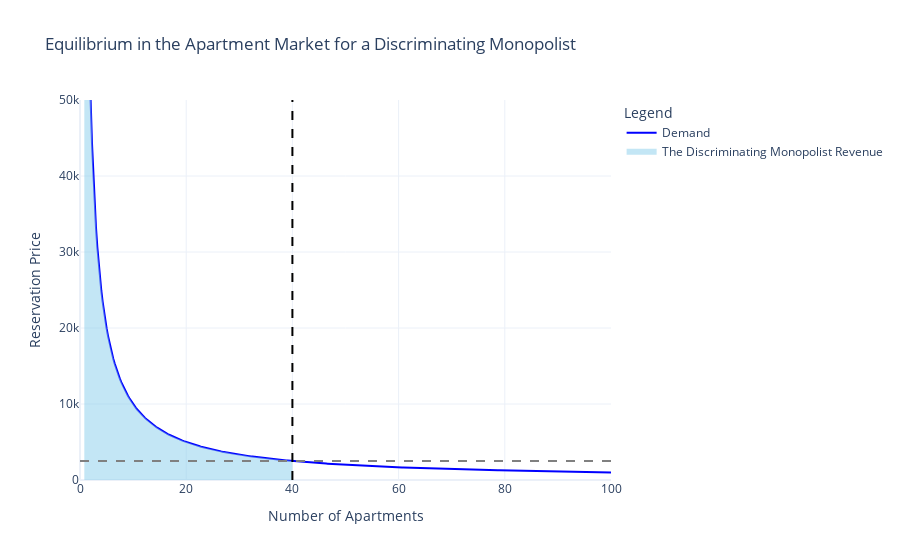

Notebook code cell kept with this figure:
### Markdown cell above
<img src="img/1.1.png" width="800"/>

### Code cell
import numpy as np
import plotly.graph_objects as go
# Define the demand curve using vectorization
def demand_curve(q):
    # Ensure the function can handle q = 0
    return np.where(q > 0, 100000 / q, np.inf)  # Use np.inf for q = 0 to indicate very high demand at zero quantity

# Define the quantity values starting from 0
quantity = np.linspace(0, 100, 400)  # Starting from 0
supply_quantity = 40  # Adjust this value as needed

# Generate demand prices using the updated function
demand_prices = demand_curve(quantity)

# Define the equilibrium price
equilibrium_price = demand_curve(supply_quantity)

# Create the figure
fig = go.Figure()

# Add the demand curve
fig.add_trace(go.Scatter(x=quantity, y=demand_prices, name='Demand', line=dict(color='blue')))

# Add a vertical line for supply
fig.add_vline(x=supply_quantity, line=dict(color='black', dash='dash'), name='Supply')

# Add a horizontal line for equilibrium price
fig.add_hline(y=equilibrium_price, line=dict(color='grey', dash='dash'), name='$p^*$')

# Highlight the area under the demand curve to the supply line
# Make sure to start from x=0
fill_quantity = np.linspace(0, supply_quantity, 50)
fill_prices = demand_curve(fill_quantity)
fig.add_trace(go.Scatter(x=fill_quantity, y=fill_prices,
                         fill='tozeroy', mode='none', fillcolor='rgba(135, 206, 235, 0.5)', name='The Discriminating Monopolist Revenue'))

# Update the layout
fig.update_layout(title='Equilibrium in the Apartment Market for a Discriminating Monopolist',
                  xaxis_title='Number of Apartments',
                  yaxis_title='Reservation Price',
                  legend_title='Legend',
                  template='plotly_white',
                  yaxis=dict(range=[0,50000]),
                  xaxis=dict(range=[0, 100]))  # Adjust the range here

# Show the figure
fig.show()

### Figure 1 — Plotly figure (JSON) as saved in the notebook; plotly's stock layout.template omitted (floating-point values rounded to 4 significant figures; data arrays with more than 128 entries replaced by an {"elided": "..."} marker saying what was removed)
{"data": [{"line": {"color": "blue"}, "name": "Demand", "type": "scatter", "x": {"elided": "400 float values"}, "y": {"elided": "400 float values"}}, {"fill": "tozeroy", "fillcolor": "rgba(135, 206, 235, 0.5)", "mode": "none", "name": "The Discriminating Monopolist Revenue", "type": "scatter", "x": [0, 0.8163, 1.633, 2.449, 3.265, 4.082, 4.898, 5.714, 6.531, 7.347, 8.163, 8.98, 9.796, 10.61, 11.43, 12.24, 13.06, 13.88, 14.69, 15.51, 16.33, 17.14, 17.96, 18.78, 19.59, 20.41, 21.22, 22.04, 22.86, 23.67, 24.49, 25.31, 26.12, 26.94, 27.76, 28.57, 29.39, 30.2, 31.02, 31.84, 32.65, 33.47, 34.29, 35.1, 35.92, 36.73, 37.55, 38.37, 39.18, 40], "y": [null, 122500, 61250, 40830.0, 30625, 24500, 20420.0, 17500, 15310.0, 13610.0, 12250, 11140.0, 10210.0, 9423.0, 8750, 8167.0, 7656.0, 7206.0, 6806.0, 6447.0, 6125, 5833.0, 5568.0, 5326.0, 5104.0, 4900, 4712.0, 4537.0, 4375, 4224.0, 4083.0, 3952.0, 3828.0, 3712.0, 3603.0, 3500, 3403.0, 3311.0, 3224.0, 3141.0, 3062.0, 2988.0, 2917.0, 2849.0, 2784.0, 2722.0, 2663.0, 2606.0, 2552.0, 2500]}], "layout": {"legend": {"title": {"text": "Legend"}}, "shapes": [{"line": {"color": "black", "dash": "dash"}, "name": "Supply", "type": "line", "x0": 40, "x1": 40, "xref": "x", "y0": 0, "y1": 1, "yref": "y domain"}, {"line": {"color": "grey", "dash": "dash"}, "name": "$p^*$", "type": "line", "x0": 0, "x1": 1, "xref": "x domain", "y0": 2500, "y1": 2500, "yref": "y"}], "title": {"text": "Equilibrium in the Apartment Market for a Discriminating Monopolist"}, "xaxis": {"range": [0, 100], "title": {"text": "Number of Apartments"}}, "yaxis": {"range": [0, 50000], "title": {"text": "Reservation Price"}}}}
